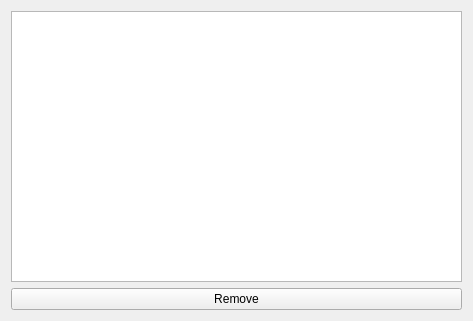
<?xml version="1.0" encoding="UTF-8"?>
<ui version="4.0">
 <class>WatchList</class>
 <widget class="QWidget" name="WatchList">
  <property name="geometry">
   <rect>
    <x>0</x>
    <y>0</y>
    <width>473</width>
    <height>321</height>
   </rect>
  </property>
  <property name="windowTitle">
   <string>WindowWatch</string>
  </property>
  <property name="windowOpacity">
   <double>1.000000000000000</double>
  </property>
  <layout class="QGridLayout" name="gridLayout">
   <item row="0" column="0">
    <widget class="QListView" name="watchList">
     <property name="editTriggers">
      <set>QAbstractItemView::NoEditTriggers</set>
     </property>
     <property name="dragEnabled">
      <bool>false</bool>
     </property>
     <property name="selectionMode">
      <enum>QAbstractItemView::SingleSelection</enum>
     </property>
     <property name="viewMode">
      <enum>QListView::ListMode</enum>
     </property>
    </widget>
   </item>
   <item row="1" column="0">
    <layout class="QHBoxLayout" name="buttonArea">
     <item>
      <widget class="QPushButton" name="removeButton">
       <property name="text">
        <string>Remove</string>
       </property>
       <property name="icon">
        <iconset theme="list-remove">
         <normaloff>.</normaloff>.</iconset>
       </property>
      </widget>
     </item>
    </layout>
   </item>
  </layout>
  <action name="actionRemoveWatch">
   <property name="text">
    <string>RemoveWatch</string>
   </property>
   <property name="shortcut">
    <string>Del</string>
   </property>
  </action>
 </widget>
 <resources/>
 <connections>
  <connection>
   <sender>removeButton</sender>
   <signal>clicked()</signal>
   <receiver>actionRemoveWatch</receiver>
   <slot>trigger()</slot>
   <hints>
    <hint type="sourcelabel">
     <x>462</x>
     <y>310</y>
    </hint>
    <hint type="destinationlabel">
     <x>-1</x>
     <y>-1</y>
    </hint>
   </hints>
  </connection>
 </connections>
</ui>
